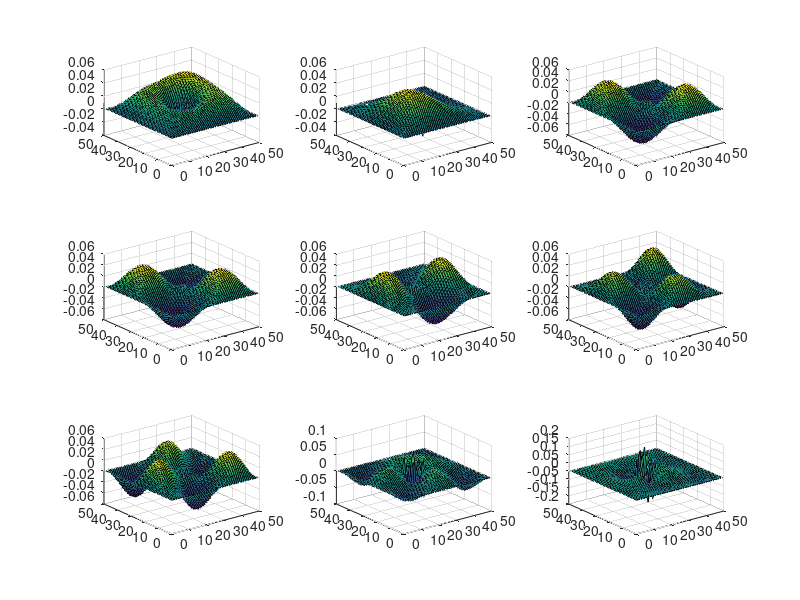

The MATLAB script that drew this image:
nx = 50;
ny = 50;

eig1 = zeros(nx,ny);
eig2 = zeros(nx,ny);
eig3 = zeros(nx,ny);
eig4 = zeros(nx,ny);
eig5 = zeros(nx,ny);
eig6 = zeros(nx,ny);
eig7 = zeros(nx,ny);
eig8 = zeros(nx,ny);
eig9 = zeros(nx,ny);

G = sparse(nx*ny, nx*ny);
B = zeros(nx*ny,1);
space = zeros(nx,ny);

for i = 1:nx
    for j = 1:ny 
  
        n = (j) + (i-1)*ny;
        nxm = (j) + (i-2)*ny;
        nxp = (j) + (i)*ny;
        nym = (j-1) + (i-1)*ny;
        nyp = (j+1) + (i-1)*ny;
        G(n,n) = 1;
        
        if (i == 1)
            space(i,j) = 0; 
            B(n,1) = 0;
        elseif (i == nx)
            space(i,j) = 0; 
            B(n,1) = 0;
        elseif (j == 1)
             space(i,j) = 0; 
            B(n,1) = 0;
        elseif (j == ny)
             space(i,j) = 0; 
            B(n,1) = 0;
        elseif (i > 20 && i < 30 && j > 20 && j < 30)
            B(n,1) = 0;
            G(n,n) = -2;
            G(n,nxp) = 1;
            G(n,nxm) = 1;
            G(n,nyp) = 1;
            G(n,nym) = 1;
        else 
            B(n,1) = 0;
            G(n,n) = -4;
            G(n,nxp) = 1;
            G(n,nxm) = 1;
            G(n,nyp) = 1;
            G(n,nym) = 1;
        end
    end
end

spy(G)

[E,D] = eigs(G,9,'SM');
surf(E)


for ii = 1:nx 
    for jj = 1:ny
        n = (jj) + (ii-1)*ny;
        eig1(ii,jj) = E(n,1);
        eig2(ii,jj) = E(n,2);
        eig3(ii,jj) = E(n,3);
        eig4(ii,jj) = E(n,4);
        eig5(ii,jj) = E(n,5);
        eig6(ii,jj) = E(n,6);
        eig7(ii,jj) = E(n,7);
        eig8(ii,jj) = E(n,8);
        eig9(ii,jj) = E(n,9);
    end
end

figure(1)
subplot(3,3,1)
surf(eig1);

figure(1)
subplot(3,3,2)
surf(eig2);

figure(1)
subplot(3,3,3)
surf(eig4);

figure(1)
subplot(3,3,4)
surf(eig4);

figure(1)
subplot(3,3,5)
surf(eig5);

figure(1)
subplot(3,3,6)
surf(eig6);

figure(1)
subplot(3,3,7)
surf(eig7);

figure(1)
subplot(3,3,8)
surf(eig8);

figure(1)
subplot(3,3,9)
surf(eig9);

